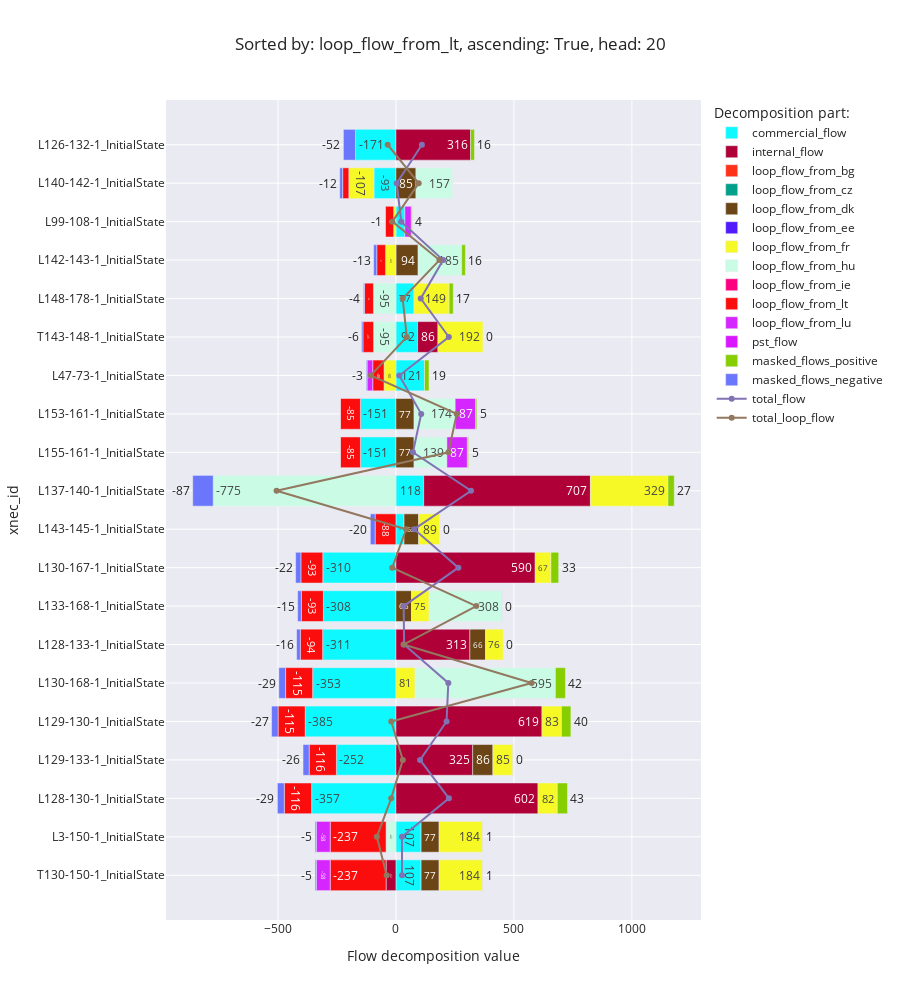

The cell this chart's notebook holds for it:
### Code cell
flow_decomposition_bar_chart(f'loop_flow_from_{random.Random(42).choice(list(countries)).alpha_2.lower()}', ascending=True)

### Figure 1 — Plotly figure (JSON) as saved in the notebook; plotly's stock layout.template omitted (floating-point values rounded to 4 significant figures)
{"data": [{"alignmentgroup": "True", "hovertemplate": "Decomposition part:=commercial_flow<br>Flow decomposition value=%{x}<br>xnec_id=%{y}<extra></extra>", "legendgroup": "commercial_flow", "marker": {"color": "#0DF9FF", "pattern": {"shape": ""}}, "name": "commercial_flow", "offsetgroup": "commercial_flow", "orientation": "h", "showlegend": true, "textposition": "auto", "texttemplate": "%{x:.0f}", "type": "bar", "x": [106.6, 106.6, -357.3, -252.3, -384.7, -353.1, -310.8, -307.6, -310.1, 34.3, 117.6, -150.6, -150.6, 121.1, 91.91, 76.55, null, 37.8, -93.18, -171.2], "xaxis": "x", "y": ["T130-150-1_InitialState", "L3-150-1_InitialState", "L128-130-1_InitialState", "L129-133-1_InitialState", "L129-130-1_InitialState", "L130-168-1_InitialState", "L128-133-1_InitialState", "L133-168-1_InitialState", "L130-167-1_InitialState", "L143-145-1_InitialState", "L137-140-1_InitialState", "L155-161-1_InitialState", "L153-161-1_InitialState", "L47-73-1_InitialState", "T143-148-1_InitialState", "L148-178-1_InitialState", "L142-143-1_InitialState", "L99-108-1_InitialState", "L140-142-1_InitialState", "L126-132-1_InitialState"], "yaxis": "y"}, {"alignmentgroup": "True", "hovertemplate": "Decomposition part:=internal_flow<br>Flow decomposition value=%{x}<br>xnec_id=%{y}<extra></extra>", "legendgroup": "internal_flow", "marker": {"color": "#AF0038", "pattern": {"shape": ""}}, "name": "internal_flow", "offsetgroup": "internal_flow", "orientation": "h", "showlegend": true, "textposition": "auto", "texttemplate": "%{x:.0f}", "type": "bar", "x": [-41.75, null, 602.1, 325.3, 618.9, null, 313.5, null, 590.3, null, 706.7, null, null, null, 86.13, null, null, null, null, 316.3], "xaxis": "x", "y": ["T130-150-1_InitialState", "L3-150-1_InitialState", "L128-130-1_InitialState", "L129-133-1_InitialState", "L129-130-1_InitialState", "L130-168-1_InitialState", "L128-133-1_InitialState", "L133-168-1_InitialState", "L130-167-1_InitialState", "L143-145-1_InitialState", "L137-140-1_InitialState", "L155-161-1_InitialState", "L153-161-1_InitialState", "L47-73-1_InitialState", "T143-148-1_InitialState", "L148-178-1_InitialState", "L142-143-1_InitialState", "L99-108-1_InitialState", "L140-142-1_InitialState", "L126-132-1_InitialState"], "yaxis": "y"}, {"alignmentgroup": "True", "hovertemplate": "Decomposition part:=loop_flow_from_bg<br>Flow decomposition value=%{x}<br>xnec_id=%{y}<extra></extra>", "legendgroup": "loop_flow_from_bg", "marker": {"color": "#FD3216", "pattern": {"shape": ""}}, "name": "loop_flow_from_bg", "offsetgroup": "loop_flow_from_bg", "orientation": "h", "showlegend": true, "textposition": "auto", "texttemplate": "%{x:.0f}", "type": "bar", "x": [null, null, null, null, null, null, null, null, null, null, null, null, null, null, null, null, null, null, null, null], "xaxis": "x", "y": ["T130-150-1_InitialState", "L3-150-1_InitialState", "L128-130-1_InitialState", "L129-133-1_InitialState", "L129-130-1_InitialState", "L130-168-1_InitialState", "L128-133-1_InitialState", "L133-168-1_InitialState", "L130-167-1_InitialState", "L143-145-1_InitialState", "L137-140-1_InitialState", "L155-161-1_InitialState", "L153-161-1_InitialState", "L47-73-1_InitialState", "T143-148-1_InitialState", "L148-178-1_InitialState", "L142-143-1_InitialState", "L99-108-1_InitialState", "L140-142-1_InitialState", "L126-132-1_InitialState"], "yaxis": "y"}, {"alignmentgroup": "True", "hovertemplate": "Decomposition part:=loop_flow_from_cz<br>Flow decomposition value=%{x}<br>xnec_id=%{y}<extra></extra>", "legendgroup": "loop_flow_from_cz", "marker": {"color": "#00A08B", "pattern": {"shape": ""}}, "name": "loop_flow_from_cz", "offsetgroup": "loop_flow_from_cz", "orientation": "h", "showlegend": true, "textposition": "auto", "texttemplate": "%{x:.0f}", "type": "bar", "x": [null, null, null, null, null, null, null, null, null, null, null, null, null, null, null, null, null, null, null, null], "xaxis": "x", "y": ["T130-150-1_InitialState", "L3-150-1_InitialState", "L128-130-1_InitialState", "L129-133-1_InitialState", "L129-130-1_InitialState", "L130-168-1_InitialState", "L128-133-1_InitialState", "L133-168-1_InitialState", "L130-167-1_InitialState", "L143-145-1_InitialState", "L137-140-1_InitialState", "L155-161-1_InitialState", "L153-161-1_InitialState", "L47-73-1_InitialState", "T143-148-1_InitialState", "L148-178-1_InitialState", "L142-143-1_InitialState", "L99-108-1_InitialState", "L140-142-1_InitialState", "L126-132-1_InitialState"], "yaxis": "y"}, {"alignmentgroup": "True", "hovertemplate": "Decomposition part:=loop_flow_from_dk<br>Flow decomposition value=%{x}<br>xnec_id=%{y}<extra></extra>", "legendgroup": "loop_flow_from_dk", "marker": {"color": "#6C4516", "pattern": {"shape": ""}}, "name": "loop_flow_from_dk", "offsetgroup": "loop_flow_from_dk", "orientation": "h", "showlegend": true, "textposition": "auto", "texttemplate": "%{x:.0f}", "type": "bar", "x": [76.52, 76.52, null, 85.78, null, null, 66.34, 65.97, null, 62.04, null, 76.98, 76.98, null, null, null, 94.22, null, 84.9, null], "xaxis": "x", "y": ["T130-150-1_InitialState", "L3-150-1_InitialState", "L128-130-1_InitialState", "L129-133-1_InitialState", "L129-130-1_InitialState", "L130-168-1_InitialState", "L128-133-1_InitialState", "L133-168-1_InitialState", "L130-167-1_InitialState", "L143-145-1_InitialState", "L137-140-1_InitialState", "L155-161-1_InitialState", "L153-161-1_InitialState", "L47-73-1_InitialState", "T143-148-1_InitialState", "L148-178-1_InitialState", "L142-143-1_InitialState", "L99-108-1_InitialState", "L140-142-1_InitialState", "L126-132-1_InitialState"], "yaxis": "y"}, {"alignmentgroup": "True", "hovertemplate": "Decomposition part:=loop_flow_from_ee<br>Flow decomposition value=%{x}<br>xnec_id=%{y}<extra></extra>", "legendgroup": "loop_flow_from_ee", "marker": {"color": "#511CFB", "pattern": {"shape": ""}}, "name": "loop_flow_from_ee", "offsetgroup": "loop_flow_from_ee", "orientation": "h", "showlegend": true, "textposition": "auto", "texttemplate": "%{x:.0f}", "type": "bar", "x": [null, null, null, null, null, null, null, null, null, null, null, null, null, null, null, null, null, null, null, null], "xaxis": "x", "y": ["T130-150-1_InitialState", "L3-150-1_InitialState", "L128-130-1_InitialState", "L129-133-1_InitialState", "L129-130-1_InitialState", "L130-168-1_InitialState", "L128-133-1_InitialState", "L133-168-1_InitialState", "L130-167-1_InitialState", "L143-145-1_InitialState", "L137-140-1_InitialState", "L155-161-1_InitialState", "L153-161-1_InitialState", "L47-73-1_InitialState", "T143-148-1_InitialState", "L148-178-1_InitialState", "L142-143-1_InitialState", "L99-108-1_InitialState", "L140-142-1_InitialState", "L126-132-1_InitialState"], "yaxis": "y"}, {"alignmentgroup": "True", "hovertemplate": "Decomposition part:=loop_flow_from_fr<br>Flow decomposition value=%{x}<br>xnec_id=%{y}<extra></extra>", "legendgroup": "loop_flow_from_fr", "marker": {"color": "#F6F926", "pattern": {"shape": ""}}, "name": "loop_flow_from_fr", "offsetgroup": "loop_flow_from_fr", "orientation": "h", "showlegend": true, "textposition": "auto", "texttemplate": "%{x:.0f}", "type": "bar", "x": [184.2, 184.2, 81.91, 84.63, 82.65, 80.94, 75.53, 74.81, 66.83, 89.45, 328.8, null, null, -50.43, 192.0, 149.2, -43.93, -9.602, -106.5, null], "xaxis": "x", "y": ["T130-150-1_InitialState", "L3-150-1_InitialState", "L128-130-1_InitialState", "L129-133-1_InitialState", "L129-130-1_InitialState", "L130-168-1_InitialState", "L128-133-1_InitialState", "L133-168-1_InitialState", "L130-167-1_InitialState", "L143-145-1_InitialState", "L137-140-1_InitialState", "L155-161-1_InitialState", "L153-161-1_InitialState", "L47-73-1_InitialState", "T143-148-1_InitialState", "L148-178-1_InitialState", "L142-143-1_InitialState", "L99-108-1_InitialState", "L140-142-1_InitialState", "L126-132-1_InitialState"], "yaxis": "y"}, {"alignmentgroup": "True", "hovertemplate": "Decomposition part:=loop_flow_from_hu<br>Flow decomposition value=%{x}<br>xnec_id=%{y}<extra></extra>", "legendgroup": "loop_flow_from_hu", "marker": {"color": "#C9FBE5", "pattern": {"shape": ""}}, "name": "loop_flow_from_hu", "offsetgroup": "loop_flow_from_hu", "orientation": "h", "showlegend": true, "textposition": "auto", "texttemplate": "%{x:.0f}", "type": "bar", "x": [null, -41.75, null, null, null, 595.0, null, 308.1, null, null, -774.6, 139.0, 174.0, null, -94.74, -95.18, 184.6, null, 156.5, null], "xaxis": "x", "y": ["T130-150-1_InitialState", "L3-150-1_InitialState", "L128-130-1_InitialState", "L129-133-1_InitialState", "L129-130-1_InitialState", "L130-168-1_InitialState", "L128-133-1_InitialState", "L133-168-1_InitialState", "L130-167-1_InitialState", "L143-145-1_InitialState", "L137-140-1_InitialState", "L155-161-1_InitialState", "L153-161-1_InitialState", "L47-73-1_InitialState", "T143-148-1_InitialState", "L148-178-1_InitialState", "L142-143-1_InitialState", "L99-108-1_InitialState", "L140-142-1_InitialState", "L126-132-1_InitialState"], "yaxis": "y"}, {"alignmentgroup": "True", "hovertemplate": "Decomposition part:=loop_flow_from_ie<br>Flow decomposition value=%{x}<br>xnec_id=%{y}<extra></extra>", "legendgroup": "loop_flow_from_ie", "marker": {"color": "#FC0080", "pattern": {"shape": ""}}, "name": "loop_flow_from_ie", "offsetgroup": "loop_flow_from_ie", "orientation": "h", "showlegend": true, "textposition": "auto", "texttemplate": "%{x:.0f}", "type": "bar", "x": [null, null, null, null, null, null, null, null, null, null, null, null, null, null, null, null, null, null, null, null], "xaxis": "x", "y": ["T130-150-1_InitialState", "L3-150-1_InitialState", "L128-130-1_InitialState", "L129-133-1_InitialState", "L129-130-1_InitialState", "L130-168-1_InitialState", "L128-133-1_InitialState", "L133-168-1_InitialState", "L130-167-1_InitialState", "L143-145-1_InitialState", "L137-140-1_InitialState", "L155-161-1_InitialState", "L153-161-1_InitialState", "L47-73-1_InitialState", "T143-148-1_InitialState", "L148-178-1_InitialState", "L142-143-1_InitialState", "L99-108-1_InitialState", "L140-142-1_InitialState", "L126-132-1_InitialState"], "yaxis": "y"}, {"alignmentgroup": "True", "hovertemplate": "Decomposition part:=loop_flow_from_lt<br>Flow decomposition value=%{x}<br>xnec_id=%{y}<extra></extra>", "legendgroup": "loop_flow_from_lt", "marker": {"color": "#FB0D0D", "pattern": {"shape": ""}}, "name": "loop_flow_from_lt", "offsetgroup": "loop_flow_from_lt", "orientation": "h", "showlegend": true, "textposition": "auto", "texttemplate": "%{x:.0f}", "type": "bar", "x": [-237.0, -237.0, -116.0, -115.6, -114.9, -114.6, -94.41, -93.38, -92.89, -88.25, null, -85.24, -85.24, -48.0, -45.25, -38.12, -37.36, -35.25, -26.09, null], "xaxis": "x", "y": ["T130-150-1_InitialState", "L3-150-1_InitialState", "L128-130-1_InitialState", "L129-133-1_InitialState", "L129-130-1_InitialState", "L130-168-1_InitialState", "L128-133-1_InitialState", "L133-168-1_InitialState", "L130-167-1_InitialState", "L143-145-1_InitialState", "L137-140-1_InitialState", "L155-161-1_InitialState", "L153-161-1_InitialState", "L47-73-1_InitialState", "T143-148-1_InitialState", "L148-178-1_InitialState", "L142-143-1_InitialState", "L99-108-1_InitialState", "L140-142-1_InitialState", "L126-132-1_InitialState"], "yaxis": "y"}, {"alignmentgroup": "True", "hovertemplate": "Decomposition part:=loop_flow_from_lu<br>Flow decomposition value=%{x}<br>xnec_id=%{y}<extra></extra>", "legendgroup": "loop_flow_from_lu", "marker": {"color": "#D626FF", "pattern": {"shape": ""}}, "name": "loop_flow_from_lu", "offsetgroup": "loop_flow_from_lu", "orientation": "h", "showlegend": true, "textposition": "auto", "texttemplate": "%{x:.0f}", "type": "bar", "x": [-58.47, -58.47, null, null, null, null, null, null, null, null, null, 86.86, 86.86, -23.99, null, null, null, 27.4, null, null], "xaxis": "x", "y": ["T130-150-1_InitialState", "L3-150-1_InitialState", "L128-130-1_InitialState", "L129-133-1_InitialState", "L129-130-1_InitialState", "L130-168-1_InitialState", "L128-133-1_InitialState", "L133-168-1_InitialState", "L130-167-1_InitialState", "L143-145-1_InitialState", "L137-140-1_InitialState", "L155-161-1_InitialState", "L153-161-1_InitialState", "L47-73-1_InitialState", "T143-148-1_InitialState", "L148-178-1_InitialState", "L142-143-1_InitialState", "L99-108-1_InitialState", "L140-142-1_InitialState", "L126-132-1_InitialState"], "yaxis": "y"}, {"alignmentgroup": "True", "hovertemplate": "Decomposition part:=pst_flow<br>Flow decomposition value=%{x}<br>xnec_id=%{y}<extra></extra>", "legendgroup": "pst_flow", "marker": {"color": "#DA16FF", "pattern": {"shape": ""}}, "name": "pst_flow", "offsetgroup": "pst_flow", "orientation": "h", "showlegend": true, "textposition": "auto", "texttemplate": "%{x:.0f}", "type": "bar", "x": [null, null, null, null, null, null, null, null, null, null, null, null, null, null, null, null, null, null, null, null], "xaxis": "x", "y": ["T130-150-1_InitialState", "L3-150-1_InitialState", "L128-130-1_InitialState", "L129-133-1_InitialState", "L129-130-1_InitialState", "L130-168-1_InitialState", "L128-133-1_InitialState", "L133-168-1_InitialState", "L130-167-1_InitialState", "L143-145-1_InitialState", "L137-140-1_InitialState", "L155-161-1_InitialState", "L153-161-1_InitialState", "L47-73-1_InitialState", "T143-148-1_InitialState", "L148-178-1_InitialState", "L142-143-1_InitialState", "L99-108-1_InitialState", "L140-142-1_InitialState", "L126-132-1_InitialState"], "yaxis": "y"}, {"alignmentgroup": "True", "hovertemplate": "Decomposition part:=masked_flows_positive<br>Flow decomposition value=%{x}<br>xnec_id=%{y}<extra></extra>", "legendgroup": "masked_flows_positive", "marker": {"color": "#86CE00", "pattern": {"shape": ""}}, "name": "masked_flows_positive", "offsetgroup": "masked_flows_positive", "orientation": "h", "showlegend": true, "textposition": "auto", "texttemplate": "%{x:.0f}", "type": "bar", "x": [0.8194, 0.8194, 42.94, 0.3618, 39.95, 42.43, 0.3229, 0.3198, 32.6, 0.0115, 26.51, 4.975, 4.975, 19.01, 0.007454, 17.17, 15.62, 3.662, 0.01806, 16.5], "xaxis": "x", "y": ["T130-150-1_InitialState", "L3-150-1_InitialState", "L128-130-1_InitialState", "L129-133-1_InitialState", "L129-130-1_InitialState", "L130-168-1_InitialState", "L128-133-1_InitialState", "L133-168-1_InitialState", "L130-167-1_InitialState", "L143-145-1_InitialState", "L137-140-1_InitialState", "L155-161-1_InitialState", "L153-161-1_InitialState", "L47-73-1_InitialState", "T143-148-1_InitialState", "L148-178-1_InitialState", "L142-143-1_InitialState", "L99-108-1_InitialState", "L140-142-1_InitialState", "L126-132-1_InitialState"], "yaxis": "y"}, {"alignmentgroup": "True", "hovertemplate": "Decomposition part:=masked_flows_negative<br>Flow decomposition value=%{x}<br>xnec_id=%{y}<extra></extra>", "legendgroup": "masked_flows_negative", "marker": {"color": "#6A76FC", "pattern": {"shape": ""}}, "name": "masked_flows_negative", "offsetgroup": "masked_flows_negative", "orientation": "h", "showlegend": true, "textposition": "auto", "texttemplate": "%{x:.0f}", "type": "bar", "x": [-5.324, -5.324, -29.01, -25.97, -27.43, -28.66, -15.71, -15.45, -22.16, -20.34, -86.64, -0.0005788, -0.0005788, -3.385, -5.887, -4.495, -13.2, -1.495, -12.35, -51.5], "xaxis": "x", "y": ["T130-150-1_InitialState", "L3-150-1_InitialState", "L128-130-1_InitialState", "L129-133-1_InitialState", "L129-130-1_InitialState", "L130-168-1_InitialState", "L128-133-1_InitialState", "L133-168-1_InitialState", "L130-167-1_InitialState", "L143-145-1_InitialState", "L137-140-1_InitialState", "L155-161-1_InitialState", "L153-161-1_InitialState", "L47-73-1_InitialState", "T143-148-1_InitialState", "L148-178-1_InitialState", "L142-143-1_InitialState", "L99-108-1_InitialState", "L140-142-1_InitialState", "L126-132-1_InitialState"], "yaxis": "y"}, {"mode": "lines+markers", "name": "total_flow", "type": "scatter", "x": [25.67, 25.67, 224.6, 102.2, 214.5, 222.0, 34.74, 32.75, 264.5, 77.22, 318.4, 72.03, 107.0, 14.3, 224.2, 105.1, 199.9, 22.53, 3.278, 110.1], "y": ["T130-150-1_InitialState", "L3-150-1_InitialState", "L128-130-1_InitialState", "L129-133-1_InitialState", "L129-130-1_InitialState", "L130-168-1_InitialState", "L128-133-1_InitialState", "L133-168-1_InitialState", "L130-167-1_InitialState", "L143-145-1_InitialState", "L137-140-1_InitialState", "L155-161-1_InitialState", "L153-161-1_InitialState", "L47-73-1_InitialState", "T143-148-1_InitialState", "L148-178-1_InitialState", "L142-143-1_InitialState", "L99-108-1_InitialState", "L140-142-1_InitialState", "L126-132-1_InitialState"]}, {"mode": "lines+markers", "name": "total_loop_flow", "type": "scatter", "x": [-39.18, -80.93, -20.17, 29.25, -19.73, 575.1, 32.09, 340.4, -15.62, 42.91, -505.9, 222.6, 257.6, -106.8, 46.17, 28.56, 184.3, -15.28, 96.46, -35.0], "y": ["T130-150-1_InitialState", "L3-150-1_InitialState", "L128-130-1_InitialState", "L129-133-1_InitialState", "L129-130-1_InitialState", "L130-168-1_InitialState", "L128-133-1_InitialState", "L133-168-1_InitialState", "L130-167-1_InitialState", "L143-145-1_InitialState", "L137-140-1_InitialState", "L155-161-1_InitialState", "L153-161-1_InitialState", "L47-73-1_InitialState", "T143-148-1_InitialState", "L148-178-1_InitialState", "L142-143-1_InitialState", "L99-108-1_InitialState", "L140-142-1_InitialState", "L126-132-1_InitialState"]}], "layout": {"barmode": "relative", "height": 1000, "legend": {"title": {"text": "Decomposition part:"}, "tracegroupgap": 0}, "title": {"text": "Sorted by: loop_flow_from_lt, ascending: True, head: 20"}, "xaxis": {"anchor": "y", "domain": [0, 1], "title": {"text": "Flow decomposition value"}}, "yaxis": {"anchor": "x", "domain": [0, 1], "title": {"text": "xnec_id"}}}}
